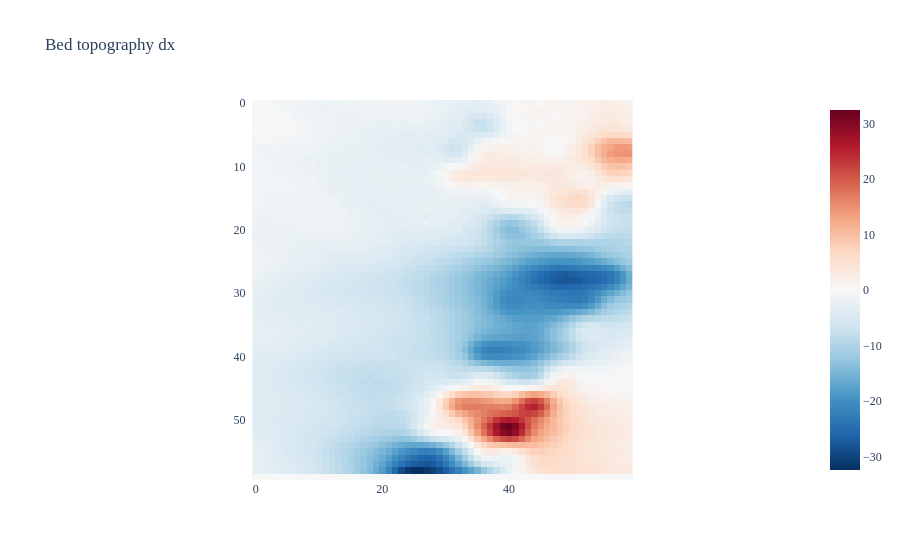

The notebook cell this image was saved under:
### Code cell
fig = px.imshow(bed_dy[40].squeeze(), 
                color_continuous_scale = "RdBu_r", color_continuous_midpoint = 0,
                # y_indexing is opposite of coordinates but this does not matter
                title = "Bed topography dx")

fig.update_layout(font_family = "Times New Roman")
fig.update_yaxes(ticksuffix = "  ")

fig.show()

### Figure 1 — Plotly figure (JSON) as saved in the notebook; plotly's stock layout.template omitted (floating-point values rounded to 4 significant figures; data arrays with more than 128 entries replaced by an {"elided": "..."} marker saying what was removed)
{"data": [{"coloraxis": "coloraxis", "hovertemplate": "x: %{x}<br>y: %{y}<br>color: %{z}<extra></extra>", "name": "0", "type": "heatmap", "xaxis": "x", "yaxis": "y", "z": {"elided": "60x60 float values"}}], "layout": {"coloraxis": {"cmid": 0, "colorscale": [[0, "rgb(5,48,97)"], [0.1, "rgb(33,102,172)"], [0.2, "rgb(67,147,195)"], [0.3, "rgb(146,197,222)"], [0.4, "rgb(209,229,240)"], [0.5, "rgb(247,247,247)"], [0.6, "rgb(253,219,199)"], [0.7, "rgb(244,165,130)"], [0.8, "rgb(214,96,77)"], [0.9, "rgb(178,24,43)"], [1, "rgb(103,0,31)"]]}, "font": {"family": "Times New Roman"}, "title": {"text": "Bed topography dx"}, "xaxis": {"anchor": "y", "constrain": "domain", "domain": [0, 1], "scaleanchor": "y"}, "yaxis": {"anchor": "x", "autorange": "reversed", "constrain": "domain", "domain": [0, 1], "ticksuffix": "  "}}}
